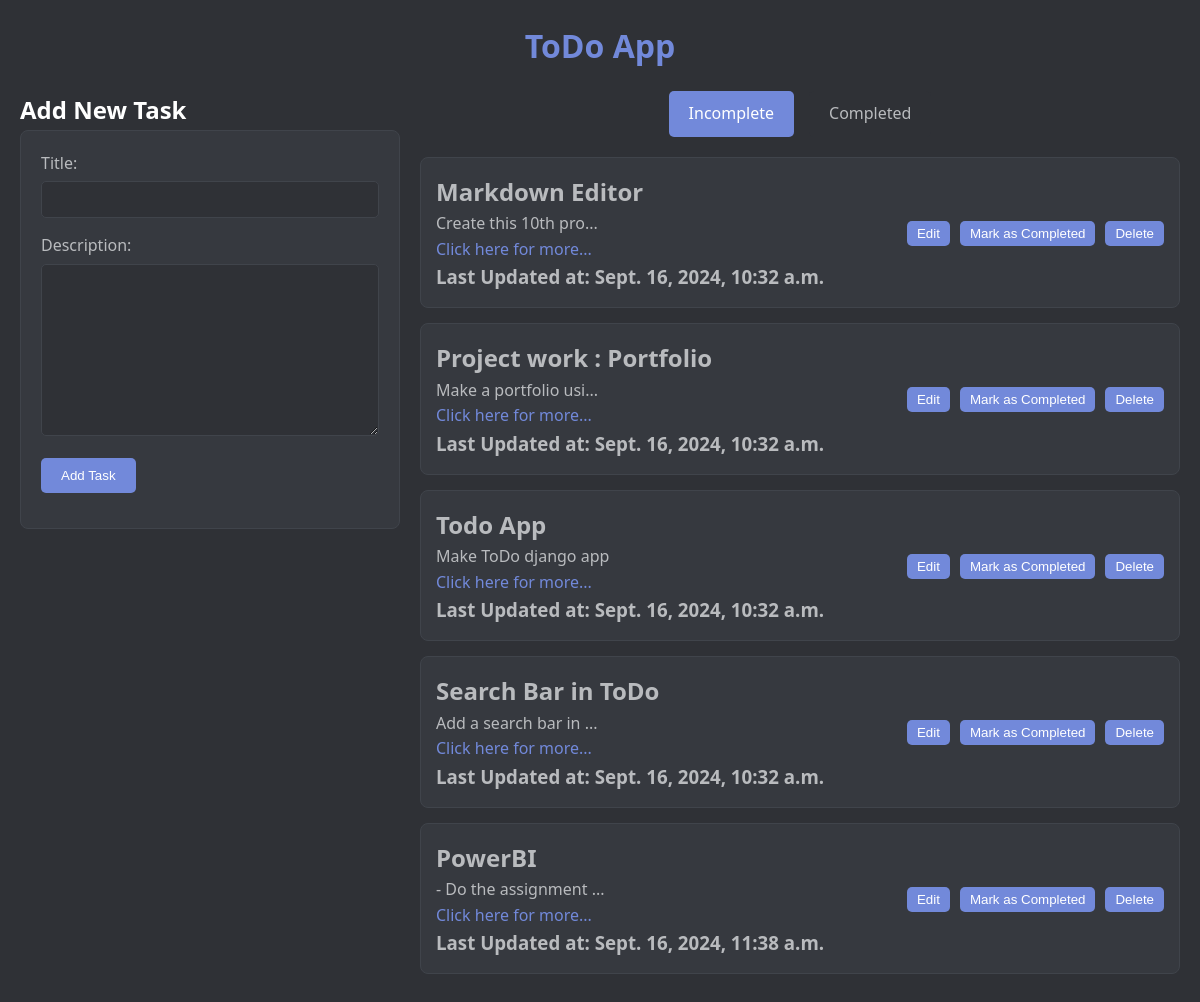
The page / on the database its author committed.
### todo/models.py (models this page shows, shortened)
class Task(models.Model):
    title = models.CharField(max_length=255)
    description = models.TextField(blank=True, null=True)
    completed = models.BooleanField(default=False)
    created_at = models.DateTimeField(auto_now_add=True)
    updated_at = models.DateTimeField(auto_now=True)

### todo/views.py (the view)
# urls.py: path('', views.home, name='home'),
def home(request):
    if request.method == 'POST':
        form = TaskForm(request.POST)
        if form.is_valid():
            form.save()
            form = TaskForm()
    else:
        form = TaskForm()
    status_filter = request.GET.get('status', 'incomplete')
    if status_filter == 'completed':
        tasks = Task.objects.filter(completed=True)
    else:
        tasks = Task.objects.filter(completed=False)
    return render(request, 'todo/home.html', {
        'form':form,
        'tasks':tasks,
        'status_filter':status_filter,
    })

### todo/forms.py
class TaskForm(ModelForm):
    class Meta:
        model = Task
        fields = '__all__'

### todo/templates/todo/home.html (shortened to what this page needs)
{% extends 'todo/base.html' %}
{% load static %}
{% block content %}
<div class="add-show">
    <div class="add-task">
        <h2>Add New Task</h2>
        <form action="" method="post">
            <div class="form-group">
                <label for="id_title">Title:</label>
                {{ form.title }}
            </div>
            <div class="form-group">
                <label for="id_description">Description:</label>
                {{ form.description }}
            </div>
            <div class="form-group">
                <input type="submit" value="Add Task">
            </div>
        </form>
    </div>
    <div class="task-list">
        <div class="filter-options">
            <a href="?status=incomplete">
                <div class="{% if status_filter == 'incomplete' %} active {% endif %}">Incomplete</div>
            </a>
            <a href="?status=completed">
                <div class="{% if status_filter == 'completed' %} active {% endif %}">Completed</div>
            </a>
        </div>
        {% for task in tasks %}
        <div class="task {% if task.completed %} completed-task {% endif %}">
            <div class="details">
                <h2>{{ task.title }}</h2>
                <p>{{ task.description|slice:":20" }}{% if task.description|length > 20 %}...{% endif %}</p>
                <a href="{% url 'task_detail' task.id %}"><p>Click here for more...</p></a>
                <h3>Last Updated at: {% if task.updated_at %} {{ task.updated_at }} {% endif %}</h3>
            </div>
            <div class="options">
                <a href="{% url 'edit_task' task.id %}">
                    <button>Edit</button>
                </a>
                {% if not task.completed %}
                    <a href="{% url 'mark_complete' task.id %}">
                        <button>Mark as Completed</button>
                    </a>
                {% else %}
                    <a href="{% url 'mark_incomplete' task.id %}">
                        <button>Mark as Incomplete</button>
                    </a>
                {% endif %}
                <form action="{% url 'delete_task' task.id %}" method="post">
                    <input type="submit" value="Delete">
                </form>
            </div>
        </div>
        {% endfor %}
    </div>
</div>
{% endblock content %}

### todo/templates/todo/base.html (shortened to what this page needs)
<!DOCTYPE html>
{% load static %}
<html lang="en">
<head>
    <link rel="stylesheet" href="{% static 'todo/css/style.css' %}">
</head>
<body>
    <div class="main">
        <h1>ToDo App</h1>
        {% block content %} {% endblock content %}
    </div>
</body>
</html>

### todo/static/todo/css/style.css (style rules this page uses)
* { box-sizing: border-box; margin: 0; padding: 0; }
body { font-family: 'Segoe UI', Tahoma, Geneva, Verdana, sans-serif; background-color: #2f3136; color: #ffffff; line-height: 1.6; }
.main { width: 100%; height: 100%; display: flex; flex-direction: column; align-items: center; padding: 20px; }
h1 { color: #7289da; margin-bottom: 20px; }
.add-show { display: flex; justify-content: space-between; width: 100%; max-width: 1200px; }
.add-task { flex: 1; margin-right: 20px; }
.add-task form { background-color: #36393f; padding: 20px; border-radius: 8px; border: 1px solid #40444b; }
.add-task .form-group { margin-bottom: 15px; }
.add-task .form-group label { display: block; color: #b9bbbe; margin-bottom: 5px; }
.add-task form input[type="text"], .add-task form textarea { width: 100%; padding: 10px; border: 1px solid #40444b; border-radius: 5px; background-color: #2f3136; color: #ffffff; }
.add-task form input[type="submit"] { background-color: #7289da; color: #ffffff; border: none; padding: 10px 20px; border-radius: 5px; cursor: pointer; }
.task-list { flex: 2; }
.filter-options { display: flex; justify-content: center; gap: 15px; margin-bottom: 20px; }
.filter-options a { text-decoration: none; }
.filter-options div { background-color: #2f3136; color: #b9bbbe; padding: 10px 20px; border-radius: 5px; cursor: pointer; transition: background-color 0.3s, color 0.3s; }
.filter-options .active { background-color: #7289da; color: #ffffff; }
.task-list .task { background-color: #36393f; border: 1px solid #40444b; border-radius: 8px; margin-bottom: 15px; padding: 15px; display: flex; justify-content: space-between; align-items: center; }
.task-list .task .details { color: #b9bbbe; }
.task-list .task .options { display: flex; gap: 10px; }
.task-list .task .options button, .task-list .task .options input[type="submit"] { background-color: #7289da; color: #ffffff; border: none; padding: 5px 10px; border-radius: 5px; cursor: pointer; }
a { color: #7289da; text-decoration: none; }

### rows shown on the page
Task: title "Markdown Editor", description "Create this 10th pro", updated_at "Sept. 16, 2024, 10:32 a.m.", completed "Mark as Completed"
Task: title "Project work : Portfolio", description "Make a portfolio usi", updated_at "Sept. 16, 2024, 10:32 a.m.", completed "Mark as Completed"
Task: title "Todo App", description "Make ToDo django app", updated_at "Sept. 16, 2024, 10:32 a.m.", completed "Mark as Completed"
Task: title "Search Bar in ToDo", description "Add a search bar in", updated_at "Sept. 16, 2024, 10:32 a.m.", completed "Mark as Completed"
Task: title "PowerBI", description "- Do the assignment", updated_at "Sept. 16, 2024, 11:38 a.m.", completed "Mark as Completed"
